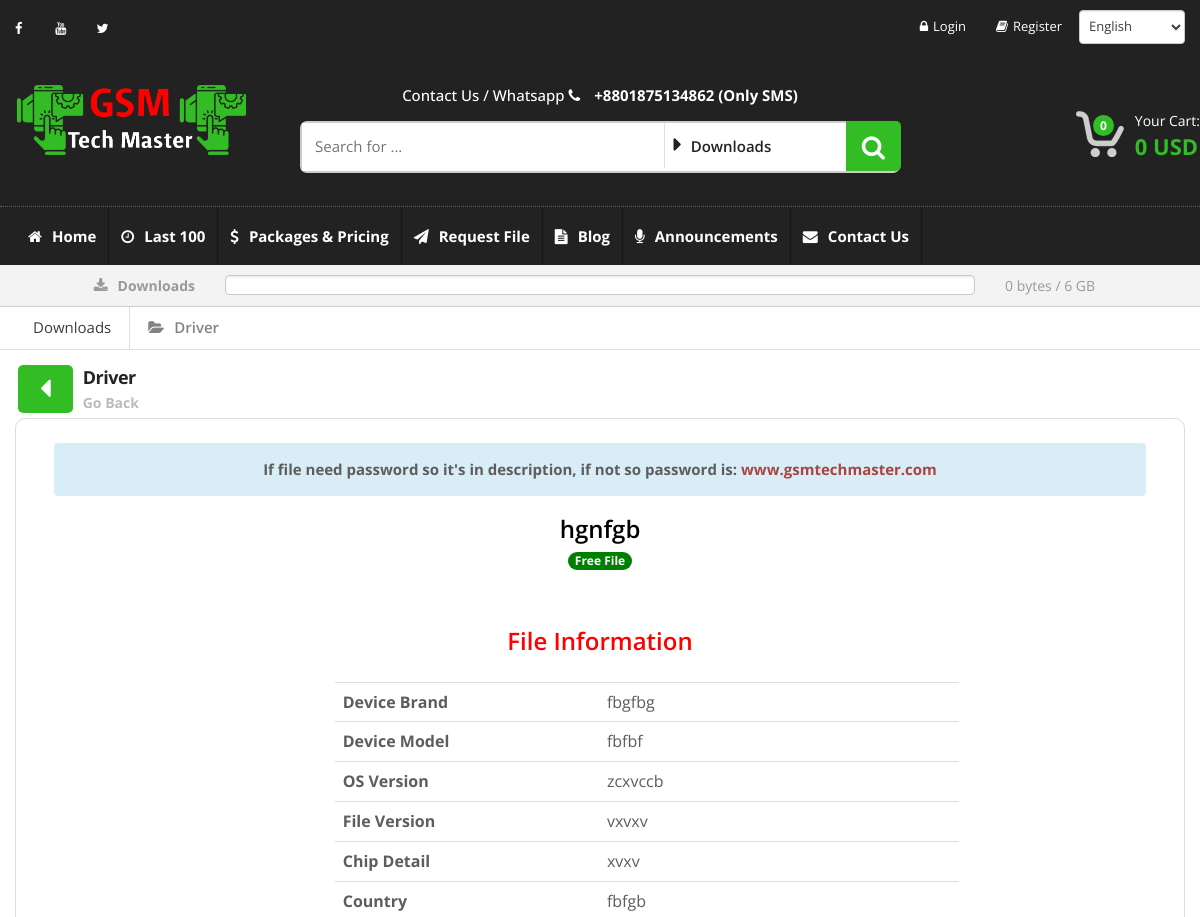
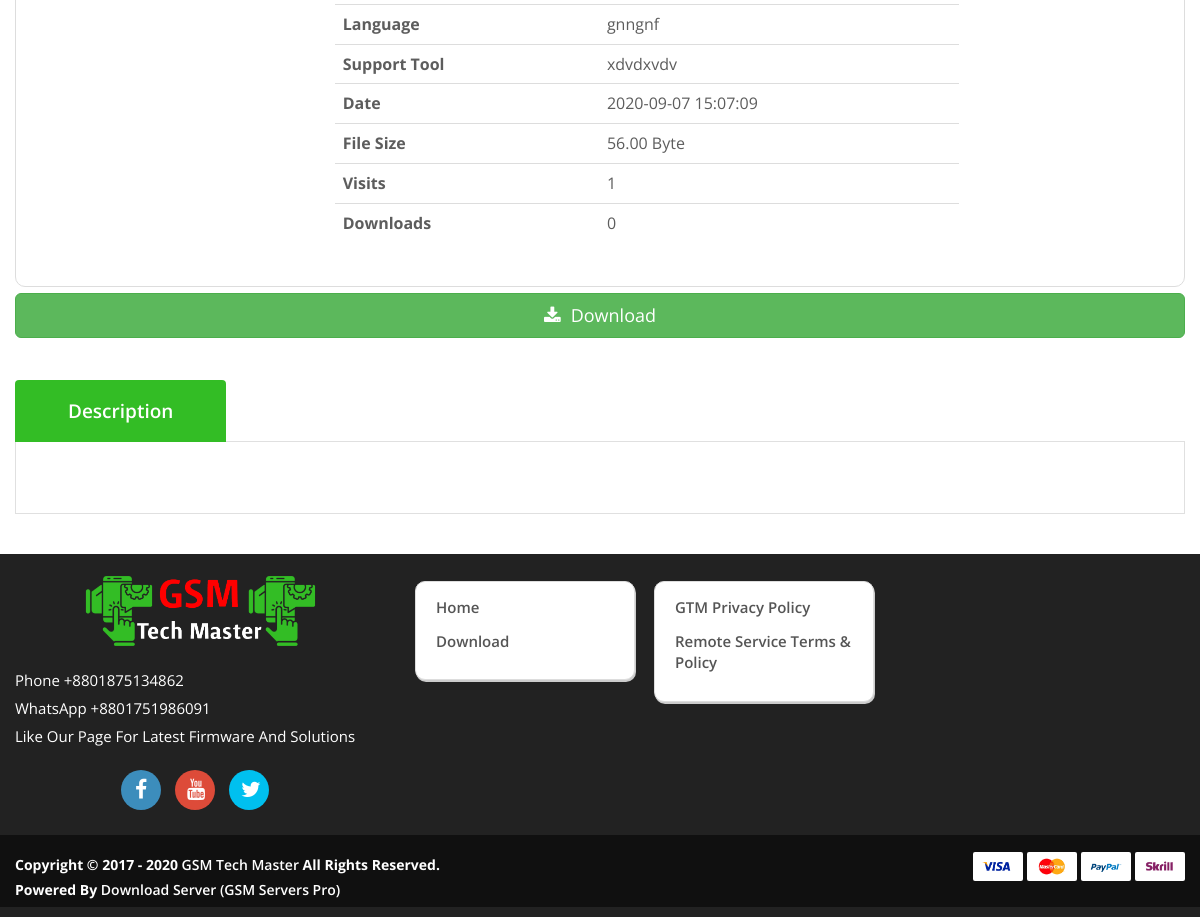
Screenshot of /pages/file-details/?fid=12 with the database file from the repository (2 pictures, top to bottom).
### tables this page shows
CREATE TABLE `system_setup` (
  `id` int(11) NOT NULL,
  `site_title` tinytext DEFAULT NULL,
  `site_url` tinytext DEFAULT NULL,
  `site_logo` tinytext DEFAULT NULL,
  `lazy_image` tinytext DEFAULT NULL,
  `default_folder_icon` tinytext DEFAULT NULL,
  `default_file_thumbnail` tinytext DEFAULT NULL,
  `og_image` tinytext DEFAULT NULL,
  `fav_icon` tinytext DEFAULT NULL,
  `meta_tag` text DEFAULT NULL,
  `meta_description` text DEFAULT NULL,
  `support_email` tinytext DEFAULT NULL,
  `contact_email` tinytext DEFAULT NULL,
  `technical_email` tinytext DEFAULT NULL,
  `billing_email` tinytext DEFAULT NULL,
  `currency_code` varchar(10) DEFAULT NULL,
  `currency_format` varchar(10) DEFAULT NULL,
  `currency_decimal` varchar(10) DEFAULT NULL,
  `maximum_pending_order` varchar(10) DEFAULT NULL,
  `allow_registration` tinyint(1) DEFAULT 0,
  `mail_verification` tinyint(1) DEFAULT 0,
  `captcha_active` tinyint(1) DEFAULT 0,
  `lazy_active` tinyint(1) DEFAULT 0,
  `balance_order` tinyint(1) DEFAULT NULL,
  `balance_transfer` tinyint(1) DEFAULT 0,
  `show_partner` tinyint(1) DEFAULT 1,
  `show_recent_file` tinyint(1) DEFAULT 1,
  `show_top_file` tinyint(1) DEFAULT 1,
  `show_announcement` tinyint(1) DEFAULT 1,
  `login_download` tinyint(1) DEFAULT 1,
  `free_download_size` varchar(20) DEFAULT '5',
  `size_unit` varchar(6) DEFAULT 'GB',
  `size_in_bytes` varchar(40) DEFAULT '5368709120',
  `file_limit` int(4) DEFAULT 15,
  `theme_color` varchar(12) DEFAULT 'green',
  `theme_text` varchar(12) DEFAULT 'blue',
  `top_bar_color` varchar(12) DEFAULT 'yellow',
  `menu_bar_color` varchar(12) DEFAULT 'red',
  `header_color` varchar(12) DEFAULT 'pink',
  `news_part` varchar(12) DEFAULT 'orange',
  `folder_color` varchar(12) DEFAULT 'green',
  `footer_color` varchar(12) DEFAULT 'gray',
  `footer_bar_color` varchar(12) DEFAULT 'black',
  `show_map` int(1) DEFAULT 0,
  `map_url` varchar(400) DEFAULT 'https://www.google.com/maps/embed?pb=!1m18!1m12!1m3!1d3651.873610134837!2d90.4224795145893!3d23.751886084588595!2m3!1f0!2f0!3f0!3m2!1i1024!2i768!4f13.1!3m3!1m2!1s0x3755b871cec3a7e5%3A0xf766a4fabc165e9b!2sTaltola%20Market%20Rd%2C%20Dhaka!5e0!3m2!1sen!2sbd!4v1574410761745!5m2!1sen!2sbd',
  `is_email_verified` int(1) DEFAULT 1,
  `is_active` int(1) DEFAULT 1,
  `created_at` timestamp NULL DEFAULT current_timestamp(),
  `updated_at` timestamp NULL DEFAULT NULL ON UPDATE current_timestamp(),
  `created_by` int(11) DEFAULT NULL,
  `updated_by` int(11) DEFAULT NULL
);

CREATE TABLE `interface_setup` (
  `id` bigint(20) UNSIGNED NOT NULL,
  `language` varchar(10) DEFAULT NULL,
  `skin` varchar(15) DEFAULT NULL,
  `default_password` varchar(300) DEFAULT NULL,
  `show_new_days` int(5) DEFAULT 3,
  `footer_text` text DEFAULT NULL,
  `copyright` text DEFAULT NULL,
  `header_contact` text DEFAULT NULL,
  `footer_contact` text DEFAULT NULL,
  `switch_language` int(1) UNSIGNED DEFAULT 0,
  `enable_review` int(1) UNSIGNED DEFAULT 0,
  `facebook_url` varchar(400) DEFAULT NULL,
  `youtube_url` varchar(400) DEFAULT NULL,
  `twitter_url` varchar(400) DEFAULT NULL,
  `linkedin_url` varchar(400) DEFAULT NULL,
  `instagram_url` varchar(400) DEFAULT NULL,
  `image_slider` int(1) DEFAULT 0,
  `download_search` int(1) DEFAULT 0,
  `download_folder` int(1) DEFAULT 0,
  `feature_and_arrival` int(1) DEFAULT 0,
  `best_sells` int(1) DEFAULT 1,
  `top_feature_product` int(1) DEFAULT 1,
  `top_and_recent_file_list` int(1) DEFAULT 1,
  `our_partner` int(1) DEFAULT 1,
  `active` int(1) DEFAULT 1,
  `created_at` timestamp NULL DEFAULT NULL,
  `updated_at` timestamp NULL DEFAULT NULL ON UPDATE current_timestamp(),
  `updated_by` int(11) DEFAULT NULL
);

CREATE TABLE `folders` (
  `id` int(11) NOT NULL,
  `title` varchar(255) NOT NULL,
  `description` varchar(255) NOT NULL,
  `thumbnail` varchar(255) NOT NULL,
  `is_active` varchar(255) NOT NULL,
  `parent` int(11) DEFAULT NULL,
  `created_at` timestamp NOT NULL DEFAULT current_timestamp(),
  `updated_at` timestamp NULL DEFAULT NULL ON UPDATE current_timestamp(),
  `created_by` int(11) DEFAULT NULL,
  `updated_by` int(11) DEFAULT NULL
);

CREATE TABLE `files` (
  `id` int(11) NOT NULL,
  `title` varchar(255) NOT NULL,
  `description` text NOT NULL,
  `device_brand` varchar(255) NOT NULL,
  `device_model` varchar(255) NOT NULL,
  `android_version` varchar(255) NOT NULL,
  `firmware_version` varchar(255) DEFAULT NULL,
  `chip_detail` varchar(255) NOT NULL,
  `country` varchar(255) NOT NULL,
  `language` varchar(255) NOT NULL,
  `support_tool` varchar(255) NOT NULL,
  `file_method` varchar(255) NOT NULL,
  `direct_url` varchar(512) NOT NULL,
  `file` varchar(255) NOT NULL,
  `file_size` double(10,2) NOT NULL,
  `file_size_unit` varchar(255) DEFAULT NULL,
  `is_paid` varchar(255) NOT NULL,
  `price` double(10,2) DEFAULT NULL,
  `price_unit` varchar(255) DEFAULT NULL,
  `is_featured` varchar(255) NOT NULL,
  `is_active` varchar(255) NOT NULL,
  `thumbnail` varchar(255) DEFAULT NULL,
  `image` varchar(255) DEFAULT NULL,
  `folder` int(11) DEFAULT NULL,
  `created_at` timestamp NOT NULL DEFAULT current_timestamp(),
  `updated_at` timestamp NULL DEFAULT NULL ON UPDATE current_timestamp(),
  `created_by` int(11) DEFAULT NULL,
  `updated_by` int(11) DEFAULT NULL
);

### pages/file-details/index.php (the view, shortened to what the rows shown need)
<?php include('../../layout/header.php'); ?>
<?php include(ROOT_PATH.'functions/fileManager.php'); ?>
<?php
$file_id = (isset($_GET['fid']) && $_GET['fid'] != '') ? $_GET['fid'] : '';
if(isset($file_id) && $file_id != ''){
    $file_info = get_object_by_id($conn, $table_name='files', $id=$file_id);
    if(isset($file_info) && count($file_info) > 0){
      $title = $file_info['title'];
      $device_model = $file_info['device_model'];
      $device_brand = $file_info['device_brand'];
      $android_version = $file_info['android_version'];
      $firmware_version = $file_info['firmware_version'];
      $chip_detail = $file_info['chip_detail'];
      $country = $file_info['country'];
      $language = $file_info['language'];
      $support_tool = $file_info['support_tool'];
      $date = $file_info['created_at'];
      $file_size = $file_info['file_size'];
      $file_size_unit = $file_info['file_size_unit'];
      $is_paid = $file_info['is_paid'];
      $folder = $file_info['folder'];
    }else{
              echo 'Page Not Found';
              die;
    }
}else{
  echo 'Page Not Found';
  die;
}
?>
<?php include(ROOT_PATH.'layout/navbar.php'); ?>
<div class="animate-dropdown">
  <div id="breadcrumb-alt" class="mar5">
    <div class="container">
      <div class="breadcrumb-nav-holder minimal">
        <ul>
          <?php
          if(isset($folder) && $folder != ''){
            $dir = get_directory_tree($conn, $folder);
            foreach($dir as $d){
              $last_folder_title = $d['title'];
               ?>
          <li class="breadcrumb-item">
            <a href="<?=FOLDER_URL.$d['id']?>"><i class="fa fa-folder-open fw-r10"></i><?=$d['title']?></a>
          </li>
          <?php
            }
          }
          ?>
        </ul>
      </div>
    </div>
  </div>
</div>
<div class="wrapper single-file-wrapper">
  <div class="container">
    <div class="back-head">
      <a href="javascript:history.back()">
        <i class="fa fa-caret-left square-icon-medium primary-bg back-icon fw-r10"></i>
        <span class="title"><?=isset($last_folder_title) ? $last_folder_title : 'Home' ?></span>
        <span class="back-description hdivs">Go Back</span>
      </a>
    </div>
    <div class="inline-width pad-b-40 width-100per single-file-content">
      <div class="col-md-12 col-sm-12 col-xs-12 no-margin no-padding">
        <h3 class="file-title page-title"><?=isset($title) ? $title : '' ?><br>
          <span class="badge badge-info" style="background: green">
            <?=(isset($is_paid) && $is_paid == 'Yes') ? 'Paid File' : 'Free File'?></span>
        </h3>
        <div class="social-row mar-t-50">
          <h2 style="color: red;">File Information
          </h2>
        </div>
        <div class="file-details">
          <div class="col-md-7 col-sm-7 col-xs-12 col-sm-offset-3 col-md-offset-3">
            <table class="table">
              <tbody>
                <tr>
                  <td class="text-left"><span><?=isset($device_brand) ? $device_brand : '' ?></span></td>
                </tr>
                <tr>
                  <td class="text-left"><span><?=isset($device_model) ? $device_model : '' ?></span></td>
                </tr>
                <tr>
                  <td class="text-left"><span><?=isset($android_version) ? $android_version : '' ?></span></td>
                </tr>
                <tr>
                  <td class="text-left"><span><?=isset($firmware_version) ? $firmware_version : '' ?></span></td>
                </tr>
                <tr>
                  <td class="text-left"><span><?=isset($chip_detail) ? $chip_detail : '' ?></span></td>
                </tr>
                <tr>
                  <td class="text-left"><span><?=isset($country) ? $country : '' ?></span></td>
                </tr>
                <tr>
                  <td class="text-left"><span><?=isset($language) ? $language : '' ?></span></td>
                </tr>
                <tr>
                  <td class="text-left"><span><?=isset($support_tool) ? $support_tool : '' ?></span></td>
                </tr>
                <tr>
                  <td class="text-left"><span><?=isset($date) ? $date : '' ?></span></td>
                </tr>
                <tr>
                  <td class="text-left"><span><?=isset($file_size) ? $file_size : '' ?>
                      <?=isset($file_size_unit) ? $file_size_unit : '' ?></span></td>
                </tr>
              </tbody>
            </table>
          </div>
        </div>
      </div>
    </div>
  </div>
</div>
<?php include('../../layout/footer.php'); ?>
<?php include('../../layout/foot-scripts.php'); ?>

### layout/navbar.php (shortened to what the rows shown need)
<header class="no-padding-bottom header-alt">
    <div class="container no-padding">
        <div class="col-md-3 col-sm-6 col-xs-12 logo-holder">
            <div class="logo">
                <a href="<?=BASE_URL?>">
                    <img src="<?=isset($site_logo) ? $site_logo : ''?>" alt="Download Server" />
                </a>
            </div>
        </div>
        <div class="col-md-6 hidden-sm hidden-xs top-search-holder no-margin">
            <div class="search-area-top">
                <p class="text-white"><?=isset($header_contact) ? $header_contact : ''?></p>
            </div>
        </div>
    </div>
</header>

### layout/footer.php (shortened to what the rows shown need)
<footer id="footer" class="">
    <div class="link-list-row">
        <div class="container no-padding">
            <div class="col-xs-12 col-md-4 ">
                <div class="contact-info">
                    <div class="footer-logo text-center">
                        <img src="<?=isset($site_logo) ? BASE_URL.$site_logo : ''?>" alt="GSM server Free Firmware" />
                    </div>
                    <p>
                        <?=isset($footer_contact) ? $footer_contact : ''?>
                    </p>
                    <div class="social-icons text-center">
                        <ul>
                        </ul>
                    </div>
                </div>
            </div>
        </div>
    </div>
    <div class="copyright-bar">
        <div class="container">
            <div class="col-md-6 col-sm-6 col-xs-12 no-margin">
                <div class="copyright">
                    <?=isset($copyright) ? $copyright : ''?> <br>
                    <?=isset($footer_text) ? $footer_text : ''?>
                </div>
            </div>
        </div>
    </div>
</footer>

### rows the page displays
system_setup: site_logo (picture)
interface_setup: header_contact "Contact Us / Whatsapp +8801875134862 (Only SMS)", footer_contact "Phone +8801875134862 WhatsApp +8801751986091 Like Our Page For Latest Firmware And Solutions", copyright "Copyright © 2017 - 2020 GSM Tech Master All Rights Reserved.", footer_text "Powered By Download Server (GSM Servers Pro)"
folders: title "Driver"
files: title "hgnfgb", device_brand "fbgfbg", device_model "fbfbf", android_version "zcxvccb", firmware_version "vxvxv", chip_detail "xvxv", country "fbfgb", language "gnngnf", support_tool "xdvdxvdv", created_at "2020-09-07 15:07:09", file_size "56.00", file_size_unit "Byte"

### other values shown
size_humanize($original_size)['SAU'] "0 bytes"
get_visitors_by_file($conn, $id)->num_rows "1"
get_download_history_by_file($conn, $id)->num_rows "0"
